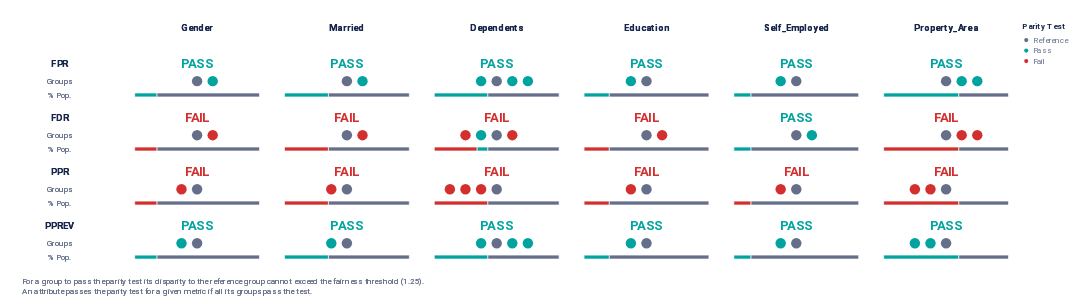

Notebook source saved alongside this figure:
### Markdown cell above
# Aequitas Visualizations

### Code cell
audit.summary_plot(metrics=metrics, fairness_threshold=disparity_tolerance)
